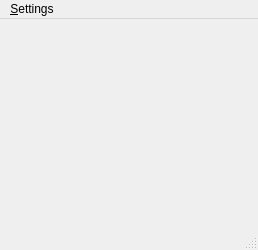
<?xml version="1.0" encoding="UTF-8"?>
<ui version="4.0">
 <class>Plot</class>
 <widget class="QMainWindow" name="Plot">
  <property name="geometry">
   <rect>
    <x>0</x>
    <y>0</y>
    <width>258</width>
    <height>250</height>
   </rect>
  </property>
  <property name="windowTitle">
   <string>Plot</string>
  </property>
  <widget class="QWidget" name="centralwidget"/>
  <widget class="QMenuBar" name="menubar">
   <property name="geometry">
    <rect>
     <x>0</x>
     <y>0</y>
     <width>258</width>
     <height>22</height>
    </rect>
   </property>
   <widget class="QMenu" name="menuSettings">
    <property name="title">
     <string>&amp;Settings</string>
    </property>
    <widget class="QMenu" name="menuHorizontalAxis">
     <property name="title">
      <string>&amp;Horizontal axis</string>
     </property>
     <addaction name="actionHorizLinear"/>
     <addaction name="actionHorizLog"/>
     <addaction name="separator"/>
     <addaction name="actionHorizGridLines3"/>
     <addaction name="actionHorizGridLines4"/>
     <addaction name="actionHorizGridLines5"/>
    </widget>
    <widget class="QMenu" name="menuVerticalAxis">
     <property name="title">
      <string>&amp;Vertical axis</string>
     </property>
     <addaction name="actionVertLinear"/>
     <addaction name="actionVertLog"/>
     <addaction name="actionVertDb"/>
     <addaction name="separator"/>
     <addaction name="actionVertGridLines3"/>
     <addaction name="actionVertGridLines4"/>
     <addaction name="actionVertGridLines5"/>
    </widget>
    <addaction name="menuHorizontalAxis"/>
    <addaction name="menuVerticalAxis"/>
   </widget>
   <addaction name="menuSettings"/>
  </widget>
  <widget class="QStatusBar" name="statusbar"/>
  <action name="actionExit">
   <property name="text">
    <string>Exit</string>
   </property>
  </action>
  <action name="actionHorizLinear">
   <property name="text">
    <string>Li&amp;near</string>
   </property>
  </action>
  <action name="actionHorizLog">
   <property name="text">
    <string>L&amp;og</string>
   </property>
  </action>
  <action name="actionHorizGridLines3">
   <property name="text">
    <string>&amp;3 grid lines</string>
   </property>
  </action>
  <action name="actionHorizGridLines4">
   <property name="text">
    <string>&amp;4 grid lines</string>
   </property>
  </action>
  <action name="actionHorizGridLines5">
   <property name="text">
    <string>&amp;5 grid lines</string>
   </property>
  </action>
  <action name="actionVertGridLines3">
   <property name="text">
    <string>&amp;3 grid lines</string>
   </property>
  </action>
  <action name="actionVertGridLines4">
   <property name="text">
    <string>&amp;4 grid lines</string>
   </property>
  </action>
  <action name="actionVertGridLines5">
   <property name="text">
    <string>&amp;5 grid lines</string>
   </property>
  </action>
  <action name="actionVertLinear">
   <property name="text">
    <string>Li&amp;near</string>
   </property>
  </action>
  <action name="actionVertLog">
   <property name="text">
    <string>L&amp;og</string>
   </property>
  </action>
  <action name="actionVertDb">
   <property name="text">
    <string>d&amp;B</string>
   </property>
  </action>
 </widget>
 <resources/>
 <connections/>
</ui>
